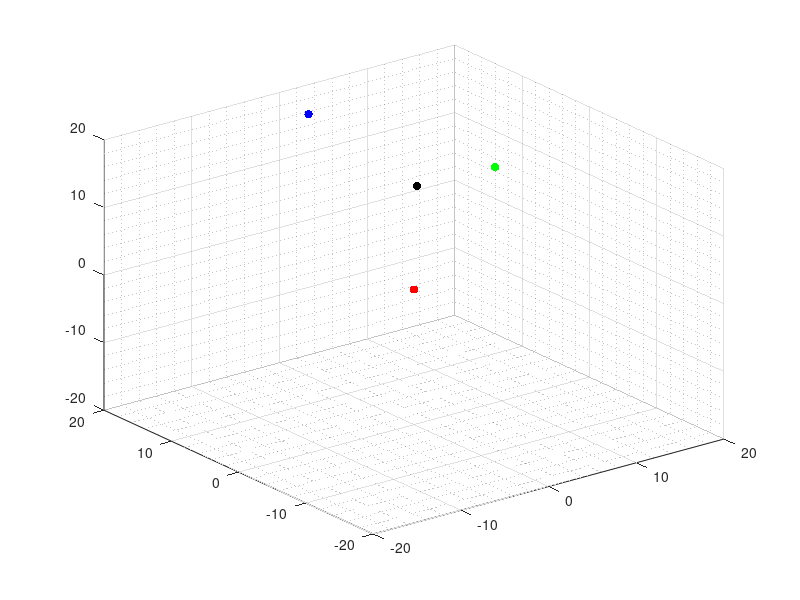

Reproduce this figure in MATLAB. (Note: this script raises an error after producing the figure.)
% =========================================================================
% SIMULACIÓN DEL PROBLEMA DE RENDEZVOUS EN 3D
% =========================================================================
% Autor: Kenneth Andree Aldana Corado
% Última modificación: 08/09/2022
% Basado en: "Simulación de control de formación sin modificaciones"
% de Andrea Maybell Peña Echeverría
% (MODELO 0)
% =========================================================================
% El siguiente script implementa la simulación de la ecuación 
% de consenso para el caso del consenso en un punto.
% =========================================================================

%% Inicialización del mundo
gridsize = 20;
initsize = 20;
N = 4;
dt = 0.01;
T = 20;

% Inicialización de la posición de los agentes
X = initsize*rand(3,N);
X(:,1) = [0,0,0];
Xi = X;

% Inicialización de la velocidad de los agentes
V = zeros(3,N);

%% Grafico de posición inicial de los agentes
%  Se utiliza distinción de color por agentes
%    Rojo:    agente 1
%    Verde:   agente 2
%    Azul:    agente 3
%    Negro:   agente 4
color = [255 0 0;
         0 255 0;
         0 0 255;
         0 0 0];    
agents = scatter3(X(1,:),X(2,:),X(3,:),[],color,'filled');
grid minor;
xlim([-gridsize, gridsize]);
ylim([-gridsize, gridsize]);
zlim([-gridsize, gridsize]);

%% Selección matriz y parámetros del sistema
d = MatrizF(1,1);    % matriz de formación
r = 1;               % radio agentes
R = 10;              % rango sensor
VelMax = 10;         % velocidad máxima

   
%% Inicialización de simulación
t = 0;
ciclos = 1;
historico = zeros(100*T,N);
hX = zeros(100*T,N);
hY = zeros(100*T,N);
hZ = zeros(100*T,N);
cambio = 0;

while(t < T)
    for i = 1:N
        E = 0;
        for j = 1:N
            dist = X(:,i)- X(:,j); % vector xi - xj
            mdist = norm(dist);    % norma euclidiana vector xi - xj
            dij = 2*d2r(i,j);      % distancia deseada entre agentes i y j
            
            % Peso añadido a la ecuación de consenso
            if(mdist == 0 || dij == 0)
                w = 0;
            else
                w = (mdist - dij)/mdist;
            end
            % Tensión de aristas entre agentes 
            E = E + w.*dist;
        end
        % Actualización de velocidad
        V(:,i) = -0.52*E;
%         V(:,1) = V(:,1)+0.1; % movimiento del líder
    end
    % Actualización de la posición de los agentes
    X = X + V*dt; 
    
    % Almacenamiento de variables para graficar
    for a = 1:N
        hX(ciclos,a)= X(1,a);
        hY(ciclos,a)= X(2,a);
        hZ(ciclos,a)= X(3,a);   
    end
    
    historico(ciclos,:) = (sum(V.^2,1)).^(1/2);
    
    %Cálculo del error de formación
    mDist = 0.5*DistEntreAgentes(X);
    % Se actualiza la gráfica, se muestra el movimiento y se incrementa el
    % tiempo
    agents.XData = X(1,:);
    agents.YData = X(2,:);
    agents.ZData = X(3,:);
    pause(dt);
    t = t + dt;
    ciclos = ciclos + 1;
end
while(t < T)
    for i = 1:N
        E = 0;
        for j = 1:N
            dist = X(:,i)- X(:,j); % vector xi - xj
            mdist = norm(dist);    % norma euclidiana vector xi - xj
            dij = 2*d(i,j);        % distancia deseada entre agentes i y j
            
            % Peso añadido a la ecuación de consenso
            if(mdist == 0 || mdist >= R)
                w = 0;
            else
                switch cambio
                    case 0              % inicio: acercar a los agentes sin chocar
                        w = (mdist - (2*(r + 0.5)))/(mdist - (r + 0.5))^2;
                    case {1,2}
                        if (dij == 0)   % si no hay arista, se usa función "plana" como collision avoidance
                            w = 0.018*sinh(1.8*mdist-8.4)/mdist; 
                        else            % collision avoidance & formation control
                            w = (4*(mdist - dij)*(mdist - r) - 2*(mdist - dij)^2)/(mdist*(mdist - r)^2); 
                        end
                end
            end
            % Tensión de aristas entre agentes
            E = E + w.*dist;
        end
        
        % Comparación con la velocidad máxima y ajuste
        if(norm(E) > VelMax)    
            ang = atan2(E(2),E(1));
            E(1) = VelMax*cos(ang);
            E(2) = VelMax*sin(ang);
        end
        % Actualización de velocidad
        V(:,i) = -1*E;

    end

    % Al llegar muy cerca de la posición deseada realizar cambio de control
    if(norm(V) < 0.2)
        cambio = cambio + 1;
    end
    % Actualización de la posición de los agentes
    X = X + V*dt;
    
    % Almacenamiento de variables para graficar
    for a = 1:N
        hX(ciclos,a)= X(1,a);
        hY(ciclos,a)= X(2,a);
        hZ(ciclos,a)= X(3,a);
    end
    historico(ciclos,:) = (sum(V.^2,1)).^0.5;
    
    % Se actualiza la gráfica, se muestra el movimiento y se incrementa el
    % tiempo
    agents.XData = X(1,:);
    agents.YData = X(2,:);
    agents.ZData = X(3,:);
    pause(dt);
    t = t + dt;
    ciclos = ciclos + 1;
end

figure(1);
plot(0:dt:T-0.01,historico);
xlabel('Tiempo (segundos)');
ylabel('Velocidad (unidades/segundo)');
ylim([-1,inf])

% trayectorias
figure(2);
hold on;
xlabel('Posición en eje X (unidades)');
ylabel('Posición en eje Y (unidades)');
zlabel('Posición en eje Z (unidades)');
scatter3(Xi(1,:),Xi(2,:),Xi(3,:),[], 'k');
scatter3(X(1,:),X(2,:),X(3,:),[], 'k', 'filled');
plot3(hX,hY,hZ,'--');
hold off;
